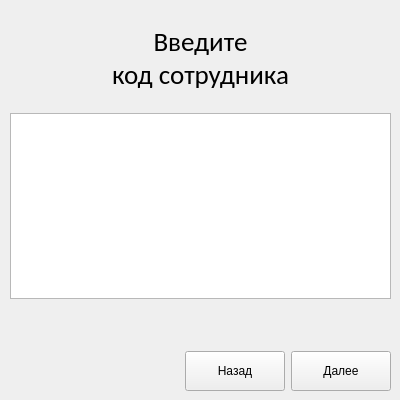
   <widget class="QWidget" name="create_code">
    <widget class="QWidget" name="verticalLayoutWidget_7">
     <property name="geometry">
      <rect>
       <x>10</x>
       <y>10</y>
       <width>381</width>
       <height>381</height>
      </rect>
     </property>
     <layout class="QVBoxLayout" name="verticalLayout_9">
      <item>
       <widget class="QLabel" name="code_label">
        <property name="minimumSize">
         <size>
          <width>0</width>
          <height>97</height>
         </size>
        </property>
        <property name="maximumSize">
         <size>
          <width>16777215</width>
          <height>97</height>
         </size>
        </property>
        <property name="font">
         <font>
          <family>Calibri</family>
          <pointsize>20</pointsize>
         </font>
        </property>
        <property name="text">
         <string>Введите
код сотрудника</string>
        </property>
        <property name="alignment">
         <set>Qt::AlignCenter</set>
        </property>
       </widget>
      </item>
      <item>
       <widget class="QPlainTextEdit" name="code_input"/>
      </item>
      <item>
       <widget class="QLabel" name="code_error_label">
        <property name="minimumSize">
         <size>
          <width>0</width>
          <height>40</height>
         </size>
        </property>
        <property name="text">
         <string/>
        </property>
       </widget>
      </item>
      <item>
       <layout class="QHBoxLayout" name="horizontalLayout_9">
        <item>
         <spacer name="horizontalSpacer_7">
          <property name="orientation">
           <enum>Qt::Horizontal</enum>
          </property>
          <property name="sizeHint" stdset="0">
           <size>
            <width>40</width>
            <height>20</height>
           </size>
          </property>
         </spacer>
        </item>
        <item>
         <widget class="QPushButton" name="code_back_btn">
          <property name="minimumSize">
           <size>
            <width>100</width>
            <height>40</height>
           </size>
          </property>
          <property name="text">
           <string>Назад</string>
          </property>
         </widget>
        </item>
        <item>
         <widget class="QPushButton" name="code_next_btn">
          <property name="minimumSize">
           <size>
            <width>100</width>
            <height>40</height>
           </size>
          </property>
          <property name="text">
           <string>Далее</string>
          </property>
         </widget>
        </item>
       </layout>
      </item>
     </layout>
    </widget>
   </widget>
